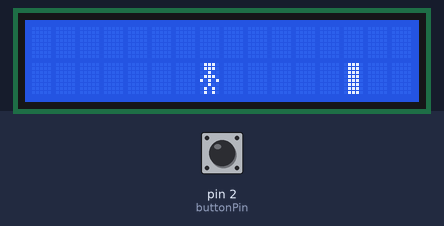
The sketch below on a simulated Arduino Uno, built with avr-gcc and run on an emulated ATmega328P. Shown: 16×2 character LCD. The test bench sets the inputs (shaded band); at power-on: pin 2 (buttonPin) HIGH. Random numbers use the default seed unless the sketch sets one.

Above: at 1.2 s.
1.3 s: pin 2 (buttonPin) pulled LOW for 3.2 s
At 2.08 s:
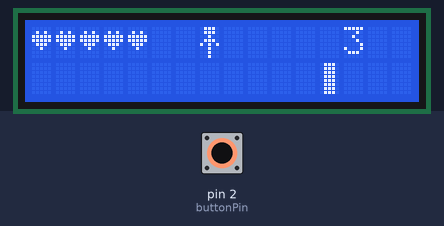
6.0 s: pin 2 (buttonPin) pulled LOW for 0.7 s
At 6.46 s:
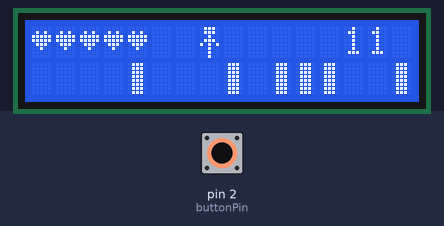
8.3 s: pin 2 (buttonPin) pulled LOW for 1 s
At 8.78 s:
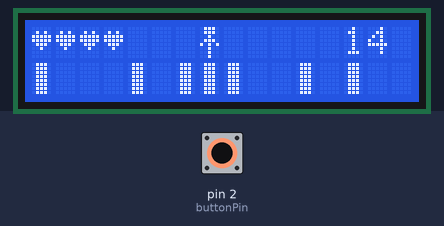
11.0 s: pin 2 (buttonPin) pulled LOW for 1 s
At 11.62 s:
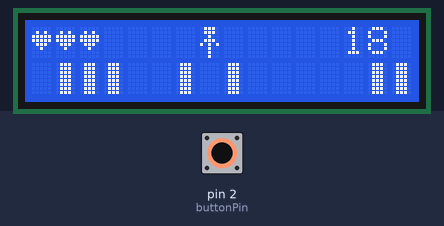
14.5 s: pin 2 (buttonPin) pulled LOW for 0.7 s
At 15.33 s:
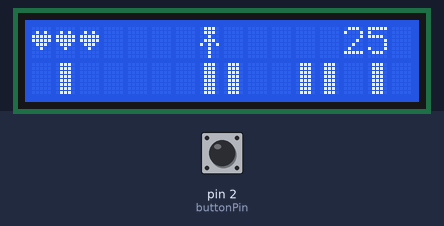
17.3 s: pin 2 (buttonPin) pulled LOW for 0.7 s
At 20.6 s:
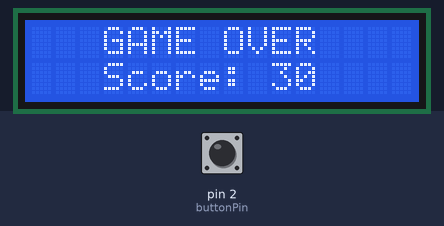
Timing chart, 0 to 20.9 s (numbered marks = the images above; inputs shaded):
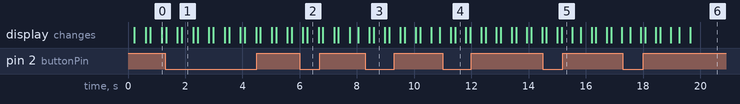

The sketch:

platform_game.ino
```cpp
#include <Wire.h>
#include <LiquidCrystal.h>

LiquidCrystal lcd(7,8,9,10,11,12);
#define buttonPin  2

byte block[8] = {
  0b01110,
  0b01110,
  0b01110,
  0b01110,
  0b01110,
  0b01110,
  0b01110,
  0b01110
};

byte char1[8] = {
  0b01110,
  0b01110,
  0b00100,
  0b01110,
  0b10101,
  0b00100,
  0b01010,
  0b01010
};

byte hit[8] = {

  0b00000,
  0b00000,
  0b00000,
  0b01110,
  0b10101,
  0b11111,
  0b01110,
  0b00100
};
byte char2[8]={
  0b01110,
  0b01110,
  0b00100,
  0b01110,
  0b10101,
  0b00100,
  0b00100,
  0b00100
};

byte heart[8] = {
  0b00000,
  0b01010,
  0b11111,
  0b11111,
  0b01110,
  0b00100,
  0b00000,
  0b00000
};

int blocks[16];
int chary = 2;
int charx = 7;
int score = 0;
int speedlvl = 400;

int life = 5;

void setup() {
  lcd.begin(16, 2);
  Serial.begin (9600);

  randomSeed(analogRead(0));

  pinMode(buttonPin, INPUT_PULLUP);

  int i = 0;
  for (i = 0; i<16; i++) {
    blocks[i] = 0;
  }

  //lcd.begin();

  lcd.createChar(0, block);
  lcd.createChar(1, char1);
  lcd.createChar(2, hit);
  lcd.createChar(3, heart);
  lcd.createChar(4, char2);

}
//moves character reading the digital input of button
void charmove() {
  int buttonValue = digitalRead(buttonPin);
  int charId = 0;
  int deltime = 150;

  if (buttonValue == LOW) {
    chary = 0;
    charId = 1;
  } else {
    chary = 1;
    charId = 1;
    if (blocks[charx] == 1) {
      charId = 2;
      life--;
      score--;
      deltime = 300;
    }
  }

  lcd.setCursor(charx, chary);
  lcd.write((byte)charId);
  delay(deltime);
  lcd.setCursor(charx, chary);
  lcd.write((byte)4);
}

//moves blocks
void moveblock() {
  int dist = random(1, 3);

  int i;
  for (i=1; i<16; i++) {
    blocks[i-1] = blocks[i];
  }

  if (dist == 1 && (blocks[16] == 2 || blocks[13] == 1)) {
      blocks[15] = 0;
  } else {
     blocks[15] = random(0, 2);
  }

  for (i = 0; i<16; i++) {
    if (blocks[i] != 0) {
      lcd.setCursor(i, 1);
      lcd.write((byte)0);
    }
  }

}


void showLives() {
  int i;
  for (i=0; i<life; i++) {
    lcd.setCursor(i, 0);
    lcd.write((byte)3);
  }
}

void showScore() {
  lcd.setCursor(13,0);
  lcd.print(score);
}

void loop() {
  lcd.clear();

  if (life > 0) {
    moveblock();
    charmove();
    showLives();
    showScore();
    score++;
    speedlvl--;
  } else {
    lcd.setCursor(3, 0);
    lcd.print("GAME OVER");
    lcd.setCursor(3, 1);
    lcd.print("Score: ");
    lcd.print(score);
  }

  delay(speedlvl);

}
```
